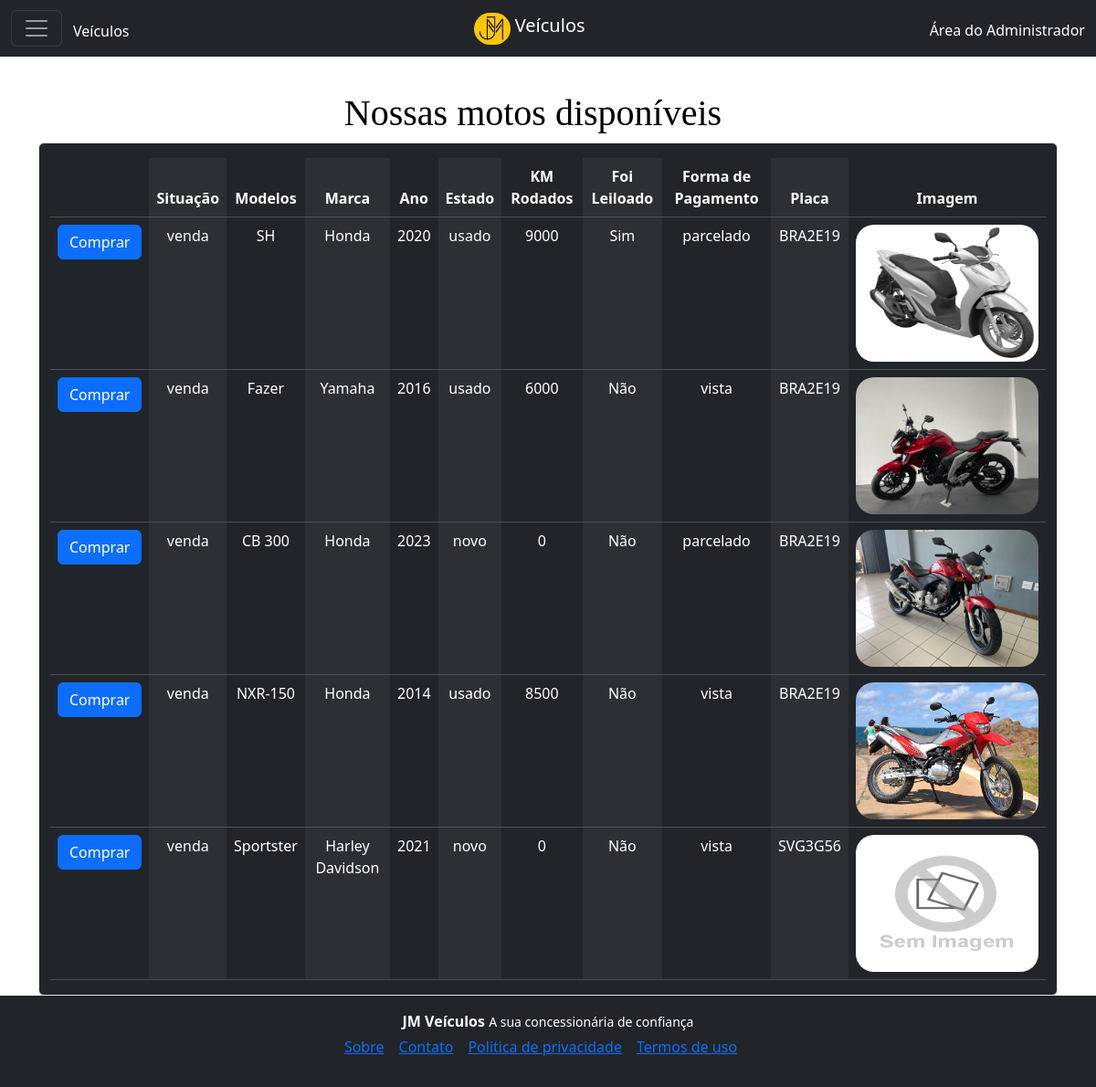
The page /moto on the database its author committed.
### core/models.py (models this page shows, shortened)
class Moto(models.Model):
    modelo = models.CharField('Modelo', max_length=100)
    marca = models.CharField('Marca', max_length=100)
    ano_fabricacao = models.IntegerField('Ano de Fabricação')
    estado = models.CharField('Estado', max_length=20, choices=[
                              ('novo', 'Novo'), ('usado', 'Usado')])
    km_rodados = models.PositiveIntegerField('Km Rodados')
    leilao = models.BooleanField('Passagem por Leilão')
    formas_pagamento = models.CharField('Formas de Pagamento', max_length=20, choices=[
                                        ('vista', 'A Vista'), ('parcelado', 'Parcelado'), ('consorcio', 'Consórcio')])
    situacao = models.CharField('Situação', max_length=20, choices=[
                                ('venda', 'A Venda'), ('vendido', 'Vendido')])
    placa = models.CharField('Placa', max_length=7, validators=[validate_placa, validate_placa_unica])
    foto = models.ImageField('Foto', upload_to='motos/', null=True, blank=True)
    def foto_tag(self):
        if self.foto:
            return mark_safe('<img src="{}" width="50" height="50" />'.format(self.foto.url))
        else:
            default_image_path = 'core/images/sem_foto.jpg'
            return mark_safe('<img src="{}" width="50" height="50" />'.format(default_image_path))
    foto_tag.short_description = 'Imagem'

### core/views.py (the view)
# urls.py: path('moto', moto, name='moto'),
def moto(request):
    motos = Moto.objects.filter(situacao='venda')
    context = {
        'motos': motos
    }
    return render(request, 'moto.html', context)

### core/templates/moto.html (shortened to what this page needs)
{% load static %}
<!doctype html>
<html lang="pt-br">
<head>
  <link rel="stylesheet" href="{% static 'css/veiculo_style.css' %}">
  <link href="https://cdn.jsdelivr.net/npm/bootstrap@5.3.1/dist/css/bootstrap.min.css" rel="stylesheet"
>
</head>
<body>
  <header>
    <nav class="navbar navbar-dark bg-dark fixed-top">
      <div class="container-fluid">
        <button class="navbar-toggler" type="button" data-bs-toggle="offcanvas" data-bs-target="#offcanvasDarkNavbar"
          aria-controls="offcanvasDarkNavbar">
          <span class="navbar-toggler-icon"></span>
        </button>
        <li class="nav-item">
          <a class="nav-link disabled text-bg-dark" style="margin-top: -25%; margin-left: 12px;">Veículos</a>
        </li>
        <a class="navbar-brand mx-auto titulo" href="home">
          <img src="{% static 'images/JM.png' %}" style="border-radius: 50px;" alt="Logo" width="40" height="35"
            class="d-inline-block align-text-top text-bg-dark ">
          Veículos
        </a>
        <li class="nav-item text-center">
          <a class="nav-link text-bg-dark titulo" style="margin-top: -12%;" aria-current="page" href="admin">Área do
            Administrador</a>
        </li>
      </div>
    </nav>
  </header>
  <main class="container bg-body">
    <h1
      style="font-family: Cambria, Cochin, Georgia, Times, 'Times New Roman', serif; color: black !important; margin-top: 100px; margin-left: 30%;">
      Nossas motos disponíveis</h1>
    <div class="container mx-auto text-center bg-dark border rounded">
      <table class="table table-dark table-striped-columns mx-auto text-center mt-3 pt-2 pb-2">
        <thead>
          <tr>
            <th></th>
            <th>Situação</th>
            <th>Modelos</th>
            <th>Marca</th>
            <th>Ano</th>
            <th>Estado</th>
            <th>KM Rodados</th>
            <th>Foi Leiloado</th>
            <th>Forma de Pagamento</th>
            <th>Placa</th>
            <th>Imagem</th>
          </tr>
        </thead>
        <tbody>
          {% for moto in motos %}
          <tr>
            <td>
              <form method="post" action="{% url 'comprar_veiculo' 'moto' moto.id %}">
                <button type="submit" class="btn btn-primary">Comprar</button>
              </form>
            </td>
            <td>{{ moto.situacao }}</td>
            <td>{{ moto.modelo }}</td>
            <td>{{ moto.marca }}</td>
            <td>{{ moto.ano_fabricacao }}</td>
            <td>{{ moto.estado }}</td>
            <td>{{ moto.km_rodados }}</td>
            <td>{% if moto.leilao %}Sim{% else %}Não{% endif %}</td>
            <td>{{ moto.formas_pagamento }}</td>
            <td>{{ moto.placa }}</td>
            <td><img src="{{ moto.foto.url }}" alt="{{ moto.modelo }}" width="200" height="150"
                style="border-radius: 20px;" /></td>
          </tr>
          {% endfor %}
        </tbody>
      </table>
    </div>
  </main>
  <footer class="container-fluid bg-dark text-white text-center py-3">
    <div class="container">
      <span class="d-block mb-1">
        <strong>JM Veículos</strong>
        <small>A sua concessionária de confiança</small>
      </span>
      <ul class="list-unstyled d-flex justify-content-center">
        <li class="me-3">
          <a href="home">Sobre</a>
        </li>
        <li class="me-3" target="_blank">
          <a href="https://api.whatsapp.com/send/?phone=54996732928&text&type=phone_number&app_absent=0">Contato</a>
        </li>
        <li class="me-3">
          <a href="politicas">Politica de privacidade</a>
        </li>
        <li class="me-3" target="_blank">
          <a href="https://github.com/Dom-Luiz-III/Concessionaria_Website_2.0/blob/main/LICENSE">Termos de uso</a>
        </li>
      </ul>
    </div>
  </footer>
</body>
</html>

### core/static/css/veiculo_style.css (style rules this page uses)
.titulo { color: white !important; }

### rows shown on the page
Moto: situacao "venda", modelo "SH", marca "Honda", ano_fabricacao "2020", estado "usado", km_rodados "9000", leilao "Sim", formas_pagamento "parcelado", placa "BRA2E19", foto (picture)
Moto: situacao "venda", modelo "Fazer", marca "Yamaha", ano_fabricacao "2016", estado "usado", km_rodados "6000", leilao "Não", formas_pagamento "vista", placa "BRA2E19", foto (picture)
Moto: situacao "venda", modelo "CB 300", marca "Honda", ano_fabricacao "2023", estado "novo", km_rodados "0", leilao "Não", formas_pagamento "parcelado", placa "BRA2E19", foto (picture)
Moto: situacao "venda", modelo "NXR-150", marca "Honda", ano_fabricacao "2014", estado "usado", km_rodados "8500", leilao "Não", formas_pagamento "vista", placa "BRA2E19", foto (picture)
Moto: situacao "venda", modelo "Sportster", marca "Harley Davidson", ano_fabricacao "2021", estado "novo", km_rodados "0", leilao "Não", formas_pagamento "vista", placa "SVG3G56", foto (picture)
